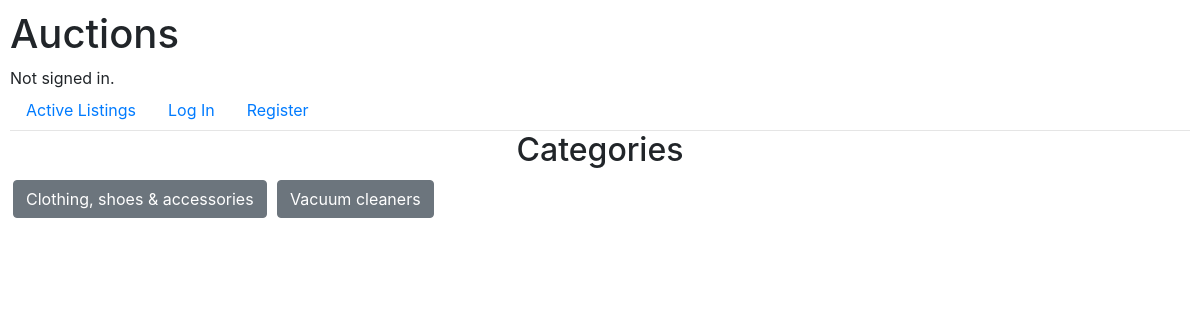
Page /categories/ on the earlier database version.
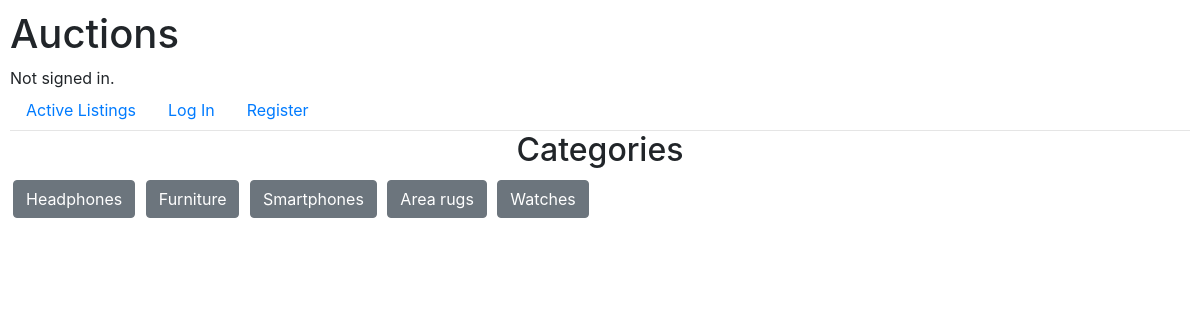
Same page on the later database version.
### auctions/models.py (models this page shows)
class AuctionListings(models.Model):
    title = models.CharField(max_length=100)
    description = models.CharField(max_length=5000)
    imgURL = models.CharField(max_length=5000)
    category = models.CharField(max_length=100)
    user = models.ForeignKey(User, on_delete=models.CASCADE)
    isActive = models.BooleanField(default=True)
    Watchlist = models.ManyToManyField(User, blank=True, related_name="watchlist")
    date = models.DateTimeField(default=timezone.now)

### auctions/views.py (the view)
# urls.py: path("categories/", views.categories, name="categories"),
def categories(request):
    categories = set()
    for auction in AuctionListings.objects.all():
        if auction.category != '':
            categories.add(auction.category)
    return render(request, "auctions/categories.html", {
        "categories": categories,
    })

### auctions/templates/auctions/categories.html (shortened to what this page needs)
{% extends "auctions/layout.html" %}
{% block body %}
<h2 class="text-center">Categories</h2>
    {% for category in categories %}
        <form action="{% url 'categoriesListings' category %}" method="post" class="form">
            <button type="submit" class="btn btn-secondary categoriesButton">{{ category }}</button>
        </form>
    {% empty %}
        <div>no category.</div>
    {% endfor %}
{% endblock %}

### auctions/templates/auctions/layout.html (shortened to what this page needs)
{% load static %}
<!DOCTYPE html>
<html lang="en">
    <head>
        <link rel="stylesheet" href="https://stackpath.bootstrapcdn.com/bootstrap/4.4.1/css/bootstrap.min.css">
        <link href="{% static 'auctions/styles.css' %}" rel="stylesheet">
    </head>
    <body>
        <h1>Auctions</h1>
        <div>
            {% if user.is_authenticated %}
                Signed in as <strong>{{ user.username }}</strong>.
            {% else %}
                Not signed in.
            {% endif %}
        </div>
        <ul class="nav">
            <li class="nav-item">
                <a class="nav-link" href="{% url 'index' %}">Active Listings</a>
            </li>
            {% if user.is_authenticated %}
                <li class="nav-item">
                    <a class="nav-link" href="{% url 'categories' %}">Categories</a>
                </li>
                <li class="nav-item">
                    <a class="nav-link" href="{% url 'watchlist' %}">Watchlist</a>
                </li>
                <li class="nav-item">
                    <a class="nav-link" href="{% url 'createListing' %}">Create Listing</a>
                </li>
                <li class="nav-item">
                    <a class="nav-link" href="{% url 'logout' %}">Log Out</a>
                </li>
            {% else %}
                <li class="nav-item">
                    <a class="nav-link" href="{% url 'login' %}">Log In</a>
                </li>
                <li class="nav-item">
                    <a class="nav-link" href="{% url 'register' %}">Register</a>
                </li>
            {% endif %}
        </ul>
        <hr>
        {% block body %}
        {% endblock %}
    </body>
</html>

### auctions/static/auctions/styles.css (style rules this page uses)
* { box-sizing: border-box; }
body { padding: 10px; }
hr { margin: 0; }
.categoriesButton { margin: 3px; }
.form { display: inline-block; }

Differences in the rows shown:
added AuctionListings: categories "Headphones"
changed AuctionListings: category "Vacuum cleaners" → "Furniture" (drawn)
added AuctionListings: categories "Area rugs"
added AuctionListings: categories "Watches"
Other differences:
new list line: "Furniture"
new list line: "Smartphones"
list line gone: "Clothing, shoes & accessories"
list line gone: "Vacuum cleaners"
